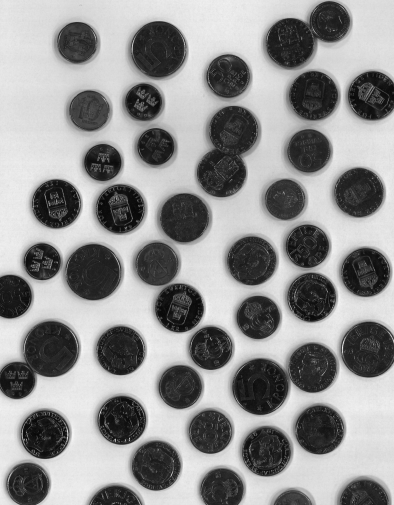
%> input picture lab3_material/coins.tif, 394 x 505 px
$ octave tryout.m   (GNU Octave 9; MATLAB toolbox functions it lacks are replaced by stand-ins)
%> lines starting %> are read from the running program, lines starting %| are printed output that depends on the picture; in (x1, y1, x2, y2) boxes, pixels count from 0 and x2, y2 are one past the last pixel; in counts of white or black regions, pixels touching at a corner belong together; the program's own positions count from 1
% Clear workspace
clear();

% Number of rows/cols for subplotting
n_rows = 3;
n_cols = 3;
figure;

% Read image
I = imread('./images/coins.tif');
%> I is the input picture: size 505x394 uint8; min 8, max 246, mean 144.7
subplot(n_rows, n_cols, 1),
imshow(I),
title('Original');

% Pre-process image
I = imsharpen(I);
subplot(n_rows, n_cols, 2),
imshow(I),
title('Sharpened');

% Get BW image
I_bw = ~imbinarize(I, graythresh(I));
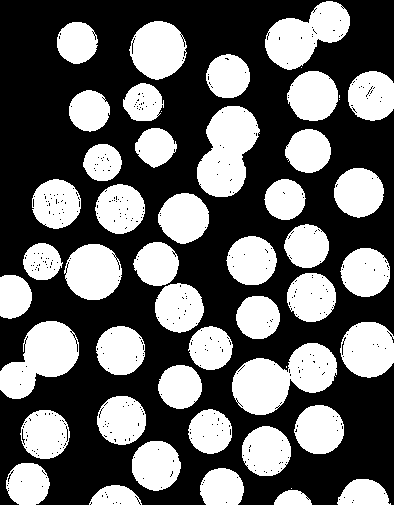
%> I_bw: size 505x394 logical; 39.9% white; 50 white regions (6 under 20 px), largest, box (x1, y1, x2, y2) and area: (232, 343, 337, 415) 4412, (197, 106, 260, 197) 3814, (0, 321, 79, 399) 3538
subplot(n_rows, n_cols, 3),
imshow(I_bw),
title('Binarized');

% Apply more pre-processing to the BW image
I_bw = imdilate(I_bw, true(3));
%> I_bw: size 505x394 logical; 44.7% white; 42 white regions, largest, box (x1, y1, x2, y2) and area: (231, 342, 338, 416) 4889, (196, 105, 261, 198) 4175, (22, 242, 123, 301) 4015
subplot(n_rows, n_cols, 4),
imshow(I_bw),
title('Dilated');

% Compute distance: assign a number that is the distance between that
% pixel and the nearest nonzero pixel of BW
I_dist = bwdist(~I_bw);
I_dist_rgb = repmat(rescale(I_dist), [1 1 3]);
subplot(n_rows, n_cols, 5),
imshow(I_dist_rgb),
title('BW Distance');

% Complement the distance transform, and force pixels that don't belong to
% the objects to be at Inf (white)
I_dist = -I_dist;
I_dist(~I_bw) = Inf;
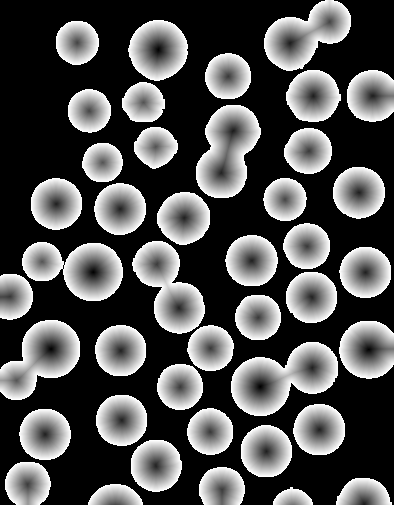
%> I_dist: size 505x394 single; 55.29% of the values are NaN or infinite; the others: min -29.41, max -1, mean -8.81; drawn with min black, max white, NaN and infinite black
subplot(n_rows, n_cols, 6),
imshow(I_dist),
title('Force Non-objects to Inf');

% Use the watershed method for segmentation
I_watershed = watershed(I_dist, 8);
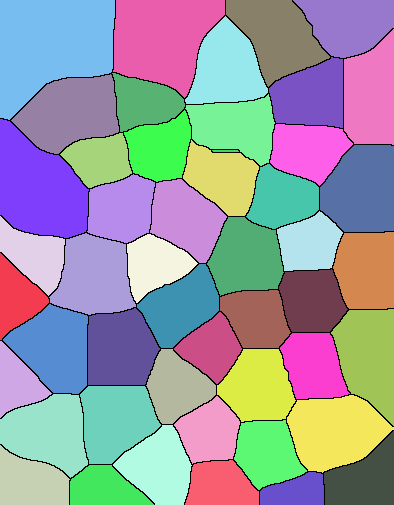
%> I_watershed: size 505x394 uint8; 50 distinct labels, from 0 to 49; one colour per label, 0 black
I_watershed(~I_bw) = 0;
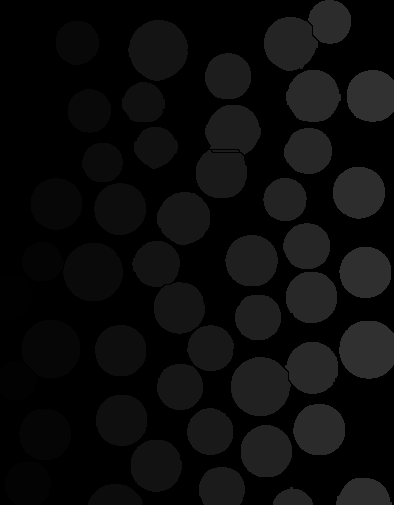
%> I_watershed: size 505x394 uint8; min 0, max 49, mean 11.4
subplot(n_rows, n_cols, 7),
imshow(label2rgb(I_watershed)),
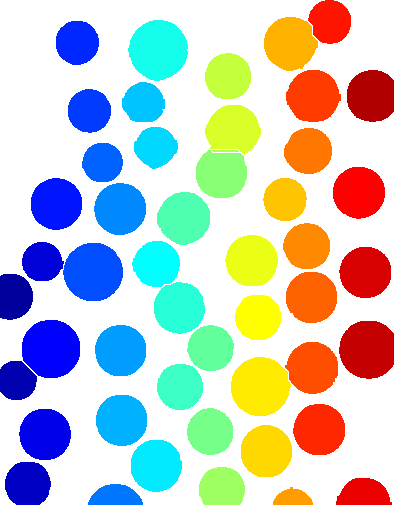
%> displayed picture: size 505x394x3, on the screen's scale of 0 to 255; mean R, G, B 195.9, 201.2, 196.2
title('Labeled Watershed');

% Get measurements for each 8-connected component in the binary image
F = regionprops(I_watershed, 'Area', 'Centroid');
%> F = 49 regions; largest, Area and Centroid: 2781 [158.9 50.5], 2756 [260.9 387.1], 2742 [93.8 272.6], 2701 [51.6 349.4], 2626 [368.3 350.1]

% Put a label in each centroid
for i = 1:numel(F)
    text(F(i).Centroid(1), F(i).Centroid(2), num2str(i), 'Color', 'w', ...
        'HorizontalAlignment', 'center')
end
%> this loop made 49 passes
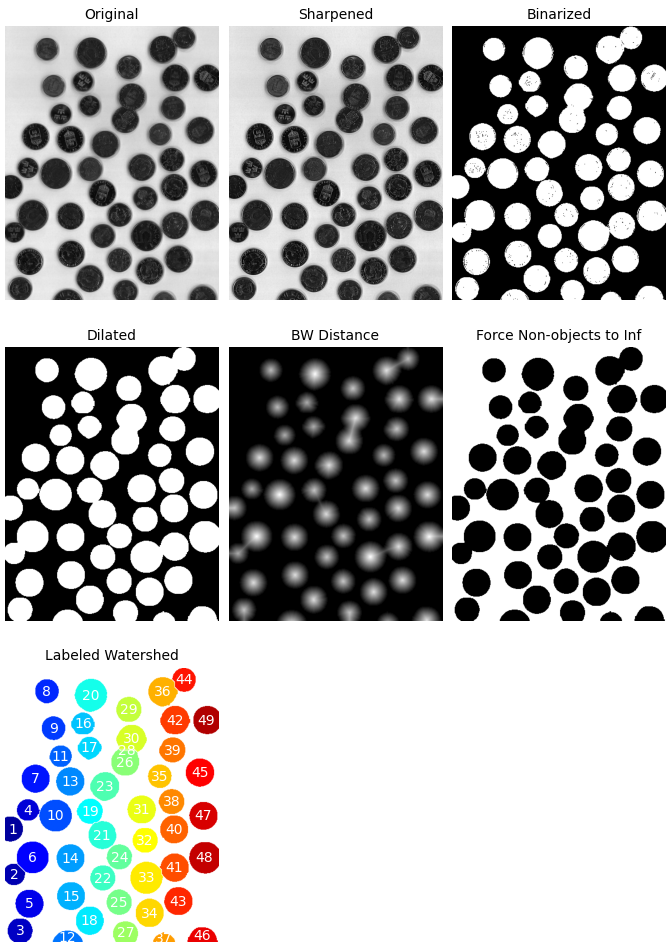
%> figure redrawn from the program's plot data, 7 panels

% Render histogram based in object's area
areas = [F.Area];
%> areas = 49 values, max 2781 at index 20, min 52 at index 28, mean 1812
figure, histogram(areas(areas > 500), 20);
title('Lab 3'),
ylabel('Number of Objects'),
xlabel('Area (measured in pixels)');
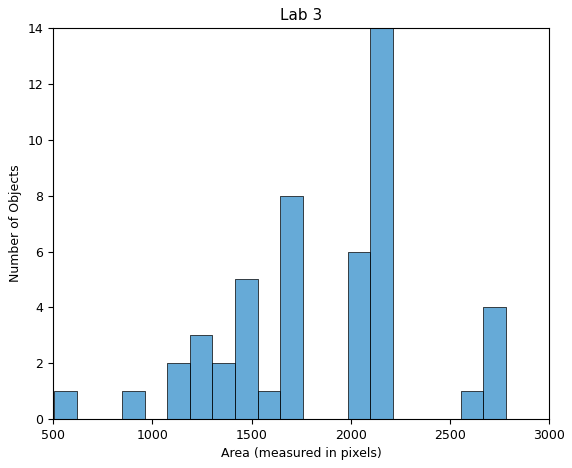
%> figure redrawn from the program's plot data; tallest bar 14 high, from x = 2098.5 to 2212.2
